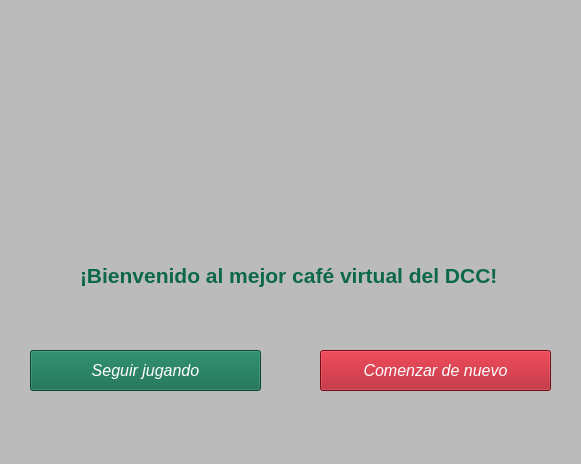
<?xml version="1.0" encoding="UTF-8"?>
<ui version="4.0">
 <class>Ventana_inicial</class>
 <widget class="QWidget" name="Ventana_inicial">
  <property name="geometry">
   <rect>
    <x>0</x>
    <y>0</y>
    <width>581</width>
    <height>464</height>
   </rect>
  </property>
  <property name="palette">
   <palette>
    <active>
     <colorrole role="WindowText">
      <brush brushstyle="SolidPattern">
       <color alpha="255">
        <red>0</red>
        <green>0</green>
        <blue>0</blue>
       </color>
      </brush>
     </colorrole>
     <colorrole role="Button">
      <brush brushstyle="SolidPattern">
       <color alpha="255">
        <red>187</red>
        <green>187</green>
        <blue>187</blue>
       </color>
      </brush>
     </colorrole>
     <colorrole role="Light">
      <brush brushstyle="SolidPattern">
       <color alpha="255">
        <red>255</red>
        <green>255</green>
        <blue>255</blue>
       </color>
      </brush>
     </colorrole>
     <colorrole role="Midlight">
      <brush brushstyle="SolidPattern">
       <color alpha="255">
        <red>221</red>
        <green>221</green>
        <blue>221</blue>
       </color>
      </brush>
     </colorrole>
     <colorrole role="Dark">
      <brush brushstyle="SolidPattern">
       <color alpha="255">
        <red>93</red>
        <green>93</green>
        <blue>93</blue>
       </color>
      </brush>
     </colorrole>
     <colorrole role="Mid">
      <brush brushstyle="SolidPattern">
       <color alpha="255">
        <red>125</red>
        <green>125</green>
        <blue>125</blue>
       </color>
      </brush>
     </colorrole>
     <colorrole role="Text">
      <brush brushstyle="SolidPattern">
       <color alpha="255">
        <red>0</red>
        <green>0</green>
        <blue>0</blue>
       </color>
      </brush>
     </colorrole>
     <colorrole role="BrightText">
      <brush brushstyle="SolidPattern">
       <color alpha="255">
        <red>255</red>
        <green>255</green>
        <blue>255</blue>
       </color>
      </brush>
     </colorrole>
     <colorrole role="ButtonText">
      <brush brushstyle="SolidPattern">
       <color alpha="255">
        <red>0</red>
        <green>0</green>
        <blue>0</blue>
       </color>
      </brush>
     </colorrole>
     <colorrole role="Base">
      <brush brushstyle="SolidPattern">
       <color alpha="255">
        <red>255</red>
        <green>255</green>
        <blue>255</blue>
       </color>
      </brush>
     </colorrole>
     <colorrole role="Window">
      <brush brushstyle="SolidPattern">
       <color alpha="255">
        <red>187</red>
        <green>187</green>
        <blue>187</blue>
       </color>
      </brush>
     </colorrole>
     <colorrole role="Shadow">
      <brush brushstyle="SolidPattern">
       <color alpha="255">
        <red>0</red>
        <green>0</green>
        <blue>0</blue>
       </color>
      </brush>
     </colorrole>
     <colorrole role="AlternateBase">
      <brush brushstyle="SolidPattern">
       <color alpha="255">
        <red>221</red>
        <green>221</green>
        <blue>221</blue>
       </color>
      </brush>
     </colorrole>
     <colorrole role="ToolTipBase">
      <brush brushstyle="SolidPattern">
       <color alpha="255">
        <red>255</red>
        <green>255</green>
        <blue>220</blue>
       </color>
      </brush>
     </colorrole>
     <colorrole role="ToolTipText">
      <brush brushstyle="SolidPattern">
       <color alpha="255">
        <red>0</red>
        <green>0</green>
        <blue>0</blue>
       </color>
      </brush>
     </colorrole>
     <colorrole role="PlaceholderText">
      <brush brushstyle="SolidPattern">
       <color alpha="128">
        <red>0</red>
        <green>0</green>
        <blue>0</blue>
       </color>
      </brush>
     </colorrole>
    </active>
    <inactive>
     <colorrole role="WindowText">
      <brush brushstyle="SolidPattern">
       <color alpha="255">
        <red>0</red>
        <green>0</green>
        <blue>0</blue>
       </color>
      </brush>
     </colorrole>
     <colorrole role="Button">
      <brush brushstyle="SolidPattern">
       <color alpha="255">
        <red>187</red>
        <green>187</green>
        <blue>187</blue>
       </color>
      </brush>
     </colorrole>
     <colorrole role="Light">
      <brush brushstyle="SolidPattern">
       <color alpha="255">
        <red>255</red>
        <green>255</green>
        <blue>255</blue>
       </color>
      </brush>
     </colorrole>
     <colorrole role="Midlight">
      <brush brushstyle="SolidPattern">
       <color alpha="255">
        <red>221</red>
        <green>221</green>
        <blue>221</blue>
       </color>
      </brush>
     </colorrole>
     <colorrole role="Dark">
      <brush brushstyle="SolidPattern">
       <color alpha="255">
        <red>93</red>
        <green>93</green>
        <blue>93</blue>
       </color>
      </brush>
     </colorrole>
     <colorrole role="Mid">
      <brush brushstyle="SolidPattern">
       <color alpha="255">
        <red>125</red>
        <green>125</green>
        <blue>125</blue>
       </color>
      </brush>
     </colorrole>
     <colorrole role="Text">
      <brush brushstyle="SolidPattern">
       <color alpha="255">
        <red>0</red>
        <green>0</green>
        <blue>0</blue>
       </color>
      </brush>
     </colorrole>
     <colorrole role="BrightText">
      <brush brushstyle="SolidPattern">
       <color alpha="255">
        <red>255</red>
        <green>255</green>
        <blue>255</blue>
       </color>
      </brush>
     </colorrole>
     <colorrole role="ButtonText">
      <brush brushstyle="SolidPattern">
       <color alpha="255">
        <red>0</red>
        <green>0</green>
        <blue>0</blue>
       </color>
      </brush>
     </colorrole>
     <colorrole role="Base">
      <brush brushstyle="SolidPattern">
       <color alpha="255">
        <red>255</red>
        <green>255</green>
        <blue>255</blue>
       </color>
      </brush>
     </colorrole>
     <colorrole role="Window">
      <brush brushstyle="SolidPattern">
       <color alpha="255">
        <red>187</red>
        <green>187</green>
        <blue>187</blue>
       </color>
      </brush>
     </colorrole>
     <colorrole role="Shadow">
      <brush brushstyle="SolidPattern">
       <color alpha="255">
        <red>0</red>
        <green>0</green>
        <blue>0</blue>
       </color>
      </brush>
     </colorrole>
     <colorrole role="AlternateBase">
      <brush brushstyle="SolidPattern">
       <color alpha="255">
        <red>221</red>
        <green>221</green>
        <blue>221</blue>
       </color>
      </brush>
     </colorrole>
     <colorrole role="ToolTipBase">
      <brush brushstyle="SolidPattern">
       <color alpha="255">
        <red>255</red>
        <green>255</green>
        <blue>220</blue>
       </color>
      </brush>
     </colorrole>
     <colorrole role="ToolTipText">
      <brush brushstyle="SolidPattern">
       <color alpha="255">
        <red>0</red>
        <green>0</green>
        <blue>0</blue>
       </color>
      </brush>
     </colorrole>
     <colorrole role="PlaceholderText">
      <brush brushstyle="SolidPattern">
       <color alpha="128">
        <red>0</red>
        <green>0</green>
        <blue>0</blue>
       </color>
      </brush>
     </colorrole>
    </inactive>
    <disabled>
     <colorrole role="WindowText">
      <brush brushstyle="SolidPattern">
       <color alpha="255">
        <red>93</red>
        <green>93</green>
        <blue>93</blue>
       </color>
      </brush>
     </colorrole>
     <colorrole role="Button">
      <brush brushstyle="SolidPattern">
       <color alpha="255">
        <red>187</red>
        <green>187</green>
        <blue>187</blue>
       </color>
      </brush>
     </colorrole>
     <colorrole role="Light">
      <brush brushstyle="SolidPattern">
       <color alpha="255">
        <red>255</red>
        <green>255</green>
        <blue>255</blue>
       </color>
      </brush>
     </colorrole>
     <colorrole role="Midlight">
      <brush brushstyle="SolidPattern">
       <color alpha="255">
        <red>221</red>
        <green>221</green>
        <blue>221</blue>
       </color>
      </brush>
     </colorrole>
     <colorrole role="Dark">
      <brush brushstyle="SolidPattern">
       <color alpha="255">
        <red>93</red>
        <green>93</green>
        <blue>93</blue>
       </color>
      </brush>
     </colorrole>
     <colorrole role="Mid">
      <brush brushstyle="SolidPattern">
       <color alpha="255">
        <red>125</red>
        <green>125</green>
        <blue>125</blue>
       </color>
      </brush>
     </colorrole>
     <colorrole role="Text">
      <brush brushstyle="SolidPattern">
       <color alpha="255">
        <red>93</red>
        <green>93</green>
        <blue>93</blue>
       </color>
      </brush>
     </colorrole>
     <colorrole role="BrightText">
      <brush brushstyle="SolidPattern">
       <color alpha="255">
        <red>255</red>
        <green>255</green>
        <blue>255</blue>
       </color>
      </brush>
     </colorrole>
     <colorrole role="ButtonText">
      <brush brushstyle="SolidPattern">
       <color alpha="255">
        <red>93</red>
        <green>93</green>
        <blue>93</blue>
       </color>
      </brush>
     </colorrole>
     <colorrole role="Base">
      <brush brushstyle="SolidPattern">
       <color alpha="255">
        <red>187</red>
        <green>187</green>
        <blue>187</blue>
       </color>
      </brush>
     </colorrole>
     <colorrole role="Window">
      <brush brushstyle="SolidPattern">
       <color alpha="255">
        <red>187</red>
        <green>187</green>
        <blue>187</blue>
       </color>
      </brush>
     </colorrole>
     <colorrole role="Shadow">
      <brush brushstyle="SolidPattern">
       <color alpha="255">
        <red>0</red>
        <green>0</green>
        <blue>0</blue>
       </color>
      </brush>
     </colorrole>
     <colorrole role="AlternateBase">
      <brush brushstyle="SolidPattern">
       <color alpha="255">
        <red>187</red>
        <green>187</green>
        <blue>187</blue>
       </color>
      </brush>
     </colorrole>
     <colorrole role="ToolTipBase">
      <brush brushstyle="SolidPattern">
       <color alpha="255">
        <red>255</red>
        <green>255</green>
        <blue>220</blue>
       </color>
      </brush>
     </colorrole>
     <colorrole role="ToolTipText">
      <brush brushstyle="SolidPattern">
       <color alpha="255">
        <red>0</red>
        <green>0</green>
        <blue>0</blue>
       </color>
      </brush>
     </colorrole>
     <colorrole role="PlaceholderText">
      <brush brushstyle="SolidPattern">
       <color alpha="128">
        <red>0</red>
        <green>0</green>
        <blue>0</blue>
       </color>
      </brush>
     </colorrole>
    </disabled>
   </palette>
  </property>
  <property name="windowTitle">
   <string>Form</string>
  </property>
  <widget class="QLabel" name="label">
   <property name="geometry">
    <rect>
     <x>80</x>
     <y>30</y>
     <width>421</width>
     <height>171</height>
    </rect>
   </property>
   <property name="text">
    <string/>
   </property>
   <property name="pixmap">
    <pixmap>sprites/otros/logo_blanco.png</pixmap>
   </property>
   <property name="scaledContents">
    <bool>true</bool>
   </property>
  </widget>
  <widget class="QLabel" name="label_bienvenida">
   <property name="geometry">
    <rect>
     <x>80</x>
     <y>260</y>
     <width>421</width>
     <height>31</height>
    </rect>
   </property>
   <property name="palette">
    <palette>
     <active>
      <colorrole role="WindowText">
       <brush brushstyle="SolidPattern">
        <color alpha="255">
         <red>12</red>
         <green>104</green>
         <blue>73</blue>
        </color>
       </brush>
      </colorrole>
      <colorrole role="Button">
       <brush brushstyle="SolidPattern">
        <color alpha="255">
         <red>12</red>
         <green>104</green>
         <blue>73</blue>
        </color>
       </brush>
      </colorrole>
      <colorrole role="Light">
       <brush brushstyle="SolidPattern">
        <color alpha="255">
         <red>18</red>
         <green>156</green>
         <blue>109</blue>
        </color>
       </brush>
      </colorrole>
      <colorrole role="Midlight">
       <brush brushstyle="SolidPattern">
        <color alpha="255">
         <red>15</red>
         <green>130</green>
         <blue>91</blue>
        </color>
       </brush>
      </colorrole>
      <colorrole role="Dark">
       <brush brushstyle="SolidPattern">
        <color alpha="255">
         <red>6</red>
         <green>52</green>
         <blue>36</blue>
        </color>
       </brush>
      </colorrole>
      <colorrole role="Mid">
       <brush brushstyle="SolidPattern">
        <color alpha="255">
         <red>8</red>
         <green>69</green>
         <blue>48</blue>
        </color>
       </brush>
      </colorrole>
      <colorrole role="Text">
       <brush brushstyle="SolidPattern">
        <color alpha="255">
         <red>12</red>
         <green>104</green>
         <blue>73</blue>
        </color>
       </brush>
      </colorrole>
      <colorrole role="BrightText">
       <brush brushstyle="SolidPattern">
        <color alpha="255">
         <red>255</red>
         <green>255</green>
         <blue>255</blue>
        </color>
       </brush>
      </colorrole>
      <colorrole role="ButtonText">
       <brush brushstyle="SolidPattern">
        <color alpha="255">
         <red>255</red>
         <green>255</green>
         <blue>255</blue>
        </color>
       </brush>
      </colorrole>
      <colorrole role="Base">
       <brush brushstyle="SolidPattern">
        <color alpha="255">
         <red>0</red>
         <green>0</green>
         <blue>0</blue>
        </color>
       </brush>
      </colorrole>
      <colorrole role="Window">
       <brush brushstyle="SolidPattern">
        <color alpha="255">
         <red>12</red>
         <green>104</green>
         <blue>73</blue>
        </color>
       </brush>
      </colorrole>
      <colorrole role="Shadow">
       <brush brushstyle="SolidPattern">
        <color alpha="255">
         <red>0</red>
         <green>0</green>
         <blue>0</blue>
        </color>
       </brush>
      </colorrole>
      <colorrole role="AlternateBase">
       <brush brushstyle="SolidPattern">
        <color alpha="255">
         <red>6</red>
         <green>52</green>
         <blue>36</blue>
        </color>
       </brush>
      </colorrole>
      <colorrole role="ToolTipBase">
       <brush brushstyle="SolidPattern">
        <color alpha="255">
         <red>255</red>
         <green>255</green>
         <blue>220</blue>
        </color>
       </brush>
      </colorrole>
      <colorrole role="ToolTipText">
       <brush brushstyle="SolidPattern">
        <color alpha="255">
         <red>0</red>
         <green>0</green>
         <blue>0</blue>
        </color>
       </brush>
      </colorrole>
      <colorrole role="PlaceholderText">
       <brush brushstyle="SolidPattern">
        <color alpha="128">
         <red>255</red>
         <green>255</green>
         <blue>255</blue>
        </color>
       </brush>
      </colorrole>
     </active>
     <inactive>
      <colorrole role="WindowText">
       <brush brushstyle="SolidPattern">
        <color alpha="255">
         <red>12</red>
         <green>104</green>
         <blue>73</blue>
        </color>
       </brush>
      </colorrole>
      <colorrole role="Button">
       <brush brushstyle="SolidPattern">
        <color alpha="255">
         <red>12</red>
         <green>104</green>
         <blue>73</blue>
        </color>
       </brush>
      </colorrole>
      <colorrole role="Light">
       <brush brushstyle="SolidPattern">
        <color alpha="255">
         <red>18</red>
         <green>156</green>
         <blue>109</blue>
        </color>
       </brush>
      </colorrole>
      <colorrole role="Midlight">
       <brush brushstyle="SolidPattern">
        <color alpha="255">
         <red>15</red>
         <green>130</green>
         <blue>91</blue>
        </color>
       </brush>
      </colorrole>
      <colorrole role="Dark">
       <brush brushstyle="SolidPattern">
        <color alpha="255">
         <red>6</red>
         <green>52</green>
         <blue>36</blue>
        </color>
       </brush>
      </colorrole>
      <colorrole role="Mid">
       <brush brushstyle="SolidPattern">
        <color alpha="255">
         <red>8</red>
         <green>69</green>
         <blue>48</blue>
        </color>
       </brush>
      </colorrole>
      <colorrole role="Text">
       <brush brushstyle="SolidPattern">
        <color alpha="255">
         <red>12</red>
         <green>104</green>
         <blue>73</blue>
        </color>
       </brush>
      </colorrole>
      <colorrole role="BrightText">
       <brush brushstyle="SolidPattern">
        <color alpha="255">
         <red>255</red>
         <green>255</green>
         <blue>255</blue>
        </color>
       </brush>
      </colorrole>
      <colorrole role="ButtonText">
       <brush brushstyle="SolidPattern">
        <color alpha="255">
         <red>255</red>
         <green>255</green>
         <blue>255</blue>
        </color>
       </brush>
      </colorrole>
      <colorrole role="Base">
       <brush brushstyle="SolidPattern">
        <color alpha="255">
         <red>0</red>
         <green>0</green>
         <blue>0</blue>
        </color>
       </brush>
      </colorrole>
      <colorrole role="Window">
       <brush brushstyle="SolidPattern">
        <color alpha="255">
         <red>12</red>
         <green>104</green>
         <blue>73</blue>
        </color>
       </brush>
      </colorrole>
      <colorrole role="Shadow">
       <brush brushstyle="SolidPattern">
        <color alpha="255">
         <red>0</red>
         <green>0</green>
         <blue>0</blue>
        </color>
       </brush>
      </colorrole>
      <colorrole role="AlternateBase">
       <brush brushstyle="SolidPattern">
        <color alpha="255">
         <red>6</red>
         <green>52</green>
         <blue>36</blue>
        </color>
       </brush>
      </colorrole>
      <colorrole role="ToolTipBase">
       <brush brushstyle="SolidPattern">
        <color alpha="255">
         <red>255</red>
         <green>255</green>
         <blue>220</blue>
        </color>
       </brush>
      </colorrole>
      <colorrole role="ToolTipText">
       <brush brushstyle="SolidPattern">
        <color alpha="255">
         <red>0</red>
         <green>0</green>
         <blue>0</blue>
        </color>
       </brush>
      </colorrole>
      <colorrole role="PlaceholderText">
       <brush brushstyle="SolidPattern">
        <color alpha="128">
         <red>255</red>
         <green>255</green>
         <blue>255</blue>
        </color>
       </brush>
      </colorrole>
     </inactive>
     <disabled>
      <colorrole role="WindowText">
       <brush brushstyle="SolidPattern">
        <color alpha="255">
         <red>6</red>
         <green>52</green>
         <blue>36</blue>
        </color>
       </brush>
      </colorrole>
      <colorrole role="Button">
       <brush brushstyle="SolidPattern">
        <color alpha="255">
         <red>12</red>
         <green>104</green>
         <blue>73</blue>
        </color>
       </brush>
      </colorrole>
      <colorrole role="Light">
       <brush brushstyle="SolidPattern">
        <color alpha="255">
         <red>18</red>
         <green>156</green>
         <blue>109</blue>
        </color>
       </brush>
      </colorrole>
      <colorrole role="Midlight">
       <brush brushstyle="SolidPattern">
        <color alpha="255">
         <red>15</red>
         <green>130</green>
         <blue>91</blue>
        </color>
       </brush>
      </colorrole>
      <colorrole role="Dark">
       <brush brushstyle="SolidPattern">
        <color alpha="255">
         <red>6</red>
         <green>52</green>
         <blue>36</blue>
        </color>
       </brush>
      </colorrole>
      <colorrole role="Mid">
       <brush brushstyle="SolidPattern">
        <color alpha="255">
         <red>8</red>
         <green>69</green>
         <blue>48</blue>
        </color>
       </brush>
      </colorrole>
      <colorrole role="Text">
       <brush brushstyle="SolidPattern">
        <color alpha="255">
         <red>6</red>
         <green>52</green>
         <blue>36</blue>
        </color>
       </brush>
      </colorrole>
      <colorrole role="BrightText">
       <brush brushstyle="SolidPattern">
        <color alpha="255">
         <red>255</red>
         <green>255</green>
         <blue>255</blue>
        </color>
       </brush>
      </colorrole>
      <colorrole role="ButtonText">
       <brush brushstyle="SolidPattern">
        <color alpha="255">
         <red>6</red>
         <green>52</green>
         <blue>36</blue>
        </color>
       </brush>
      </colorrole>
      <colorrole role="Base">
       <brush brushstyle="SolidPattern">
        <color alpha="255">
         <red>12</red>
         <green>104</green>
         <blue>73</blue>
        </color>
       </brush>
      </colorrole>
      <colorrole role="Window">
       <brush brushstyle="SolidPattern">
        <color alpha="255">
         <red>12</red>
         <green>104</green>
         <blue>73</blue>
        </color>
       </brush>
      </colorrole>
      <colorrole role="Shadow">
       <brush brushstyle="SolidPattern">
        <color alpha="255">
         <red>0</red>
         <green>0</green>
         <blue>0</blue>
        </color>
       </brush>
      </colorrole>
      <colorrole role="AlternateBase">
       <brush brushstyle="SolidPattern">
        <color alpha="255">
         <red>12</red>
         <green>104</green>
         <blue>73</blue>
        </color>
       </brush>
      </colorrole>
      <colorrole role="ToolTipBase">
       <brush brushstyle="SolidPattern">
        <color alpha="255">
         <red>255</red>
         <green>255</green>
         <blue>220</blue>
        </color>
       </brush>
      </colorrole>
      <colorrole role="ToolTipText">
       <brush brushstyle="SolidPattern">
        <color alpha="255">
         <red>0</red>
         <green>0</green>
         <blue>0</blue>
        </color>
       </brush>
      </colorrole>
      <colorrole role="PlaceholderText">
       <brush brushstyle="SolidPattern">
        <color alpha="128">
         <red>255</red>
         <green>255</green>
         <blue>255</blue>
        </color>
       </brush>
      </colorrole>
     </disabled>
    </palette>
   </property>
   <property name="font">
    <font>
     <family>Arial</family>
     <pointsize>16</pointsize>
     <weight>75</weight>
     <bold>true</bold>
    </font>
   </property>
   <property name="text">
    <string>¡Bienvenido al mejor café virtual del DCC!</string>
   </property>
  </widget>
  <widget class="QPushButton" name="boton_denuevo">
   <property name="enabled">
    <bool>true</bool>
   </property>
   <property name="geometry">
    <rect>
     <x>320</x>
     <y>350</y>
     <width>231</width>
     <height>41</height>
    </rect>
   </property>
   <property name="palette">
    <palette>
     <active>
      <colorrole role="WindowText">
       <brush brushstyle="SolidPattern">
        <color alpha="255">
         <red>255</red>
         <green>255</green>
         <blue>255</blue>
        </color>
       </brush>
      </colorrole>
      <colorrole role="Button">
       <brush brushstyle="SolidPattern">
        <color alpha="255">
         <red>171</red>
         <green>14</green>
         <blue>28</blue>
        </color>
       </brush>
      </colorrole>
      <colorrole role="Light">
       <brush brushstyle="SolidPattern">
        <color alpha="255">
         <red>252</red>
         <green>6</green>
         <blue>27</blue>
        </color>
       </brush>
      </colorrole>
      <colorrole role="Midlight">
       <brush brushstyle="SolidPattern">
        <color alpha="255">
         <red>210</red>
         <green>5</green>
         <blue>22</blue>
        </color>
       </brush>
      </colorrole>
      <colorrole role="Dark">
       <brush brushstyle="SolidPattern">
        <color alpha="255">
         <red>84</red>
         <green>2</green>
         <blue>9</blue>
        </color>
       </brush>
      </colorrole>
      <colorrole role="Mid">
       <brush brushstyle="SolidPattern">
        <color alpha="255">
         <red>112</red>
         <green>2</green>
         <blue>12</blue>
        </color>
       </brush>
      </colorrole>
      <colorrole role="Text">
       <brush brushstyle="SolidPattern">
        <color alpha="255">
         <red>255</red>
         <green>255</green>
         <blue>255</blue>
        </color>
       </brush>
      </colorrole>
      <colorrole role="BrightText">
       <brush brushstyle="SolidPattern">
        <color alpha="255">
         <red>255</red>
         <green>255</green>
         <blue>255</blue>
        </color>
       </brush>
      </colorrole>
      <colorrole role="ButtonText">
       <brush brushstyle="SolidPattern">
        <color alpha="255">
         <red>255</red>
         <green>255</green>
         <blue>255</blue>
        </color>
       </brush>
      </colorrole>
      <colorrole role="Base">
       <brush brushstyle="SolidPattern">
        <color alpha="255">
         <red>171</red>
         <green>14</green>
         <blue>28</blue>
        </color>
       </brush>
      </colorrole>
      <colorrole role="Window">
       <brush brushstyle="SolidPattern">
        <color alpha="255">
         <red>171</red>
         <green>14</green>
         <blue>28</blue>
        </color>
       </brush>
      </colorrole>
      <colorrole role="Shadow">
       <brush brushstyle="SolidPattern">
        <color alpha="255">
         <red>0</red>
         <green>0</green>
         <blue>0</blue>
        </color>
       </brush>
      </colorrole>
      <colorrole role="AlternateBase">
       <brush brushstyle="SolidPattern">
        <color alpha="255">
         <red>211</red>
         <green>129</green>
         <blue>136</blue>
        </color>
       </brush>
      </colorrole>
      <colorrole role="ToolTipBase">
       <brush brushstyle="SolidPattern">
        <color alpha="255">
         <red>255</red>
         <green>255</green>
         <blue>220</blue>
        </color>
       </brush>
      </colorrole>
      <colorrole role="ToolTipText">
       <brush brushstyle="SolidPattern">
        <color alpha="255">
         <red>255</red>
         <green>255</green>
         <blue>255</blue>
        </color>
       </brush>
      </colorrole>
      <colorrole role="PlaceholderText">
       <brush brushstyle="SolidPattern">
        <color alpha="128">
         <red>0</red>
         <green>0</green>
         <blue>0</blue>
        </color>
       </brush>
      </colorrole>
     </active>
     <inactive>
      <colorrole role="WindowText">
       <brush brushstyle="SolidPattern">
        <color alpha="255">
         <red>255</red>
         <green>255</green>
         <blue>255</blue>
        </color>
       </brush>
      </colorrole>
      <colorrole role="Button">
       <brush brushstyle="SolidPattern">
        <color alpha="255">
         <red>171</red>
         <green>14</green>
         <blue>28</blue>
        </color>
       </brush>
      </colorrole>
      <colorrole role="Light">
       <brush brushstyle="SolidPattern">
        <color alpha="255">
         <red>252</red>
         <green>6</green>
         <blue>27</blue>
        </color>
       </brush>
      </colorrole>
      <colorrole role="Midlight">
       <brush brushstyle="SolidPattern">
        <color alpha="255">
         <red>210</red>
         <green>5</green>
         <blue>22</blue>
        </color>
       </brush>
      </colorrole>
      <colorrole role="Dark">
       <brush brushstyle="SolidPattern">
        <color alpha="255">
         <red>84</red>
         <green>2</green>
         <blue>9</blue>
        </color>
       </brush>
      </colorrole>
      <colorrole role="Mid">
       <brush brushstyle="SolidPattern">
        <color alpha="255">
         <red>112</red>
         <green>2</green>
         <blue>12</blue>
        </color>
       </brush>
      </colorrole>
      <colorrole role="Text">
       <brush brushstyle="SolidPattern">
        <color alpha="255">
         <red>255</red>
         <green>255</green>
         <blue>255</blue>
        </color>
       </brush>
      </colorrole>
      <colorrole role="BrightText">
       <brush brushstyle="SolidPattern">
        <color alpha="255">
         <red>255</red>
         <green>255</green>
         <blue>255</blue>
        </color>
       </brush>
      </colorrole>
      <colorrole role="ButtonText">
       <brush brushstyle="SolidPattern">
        <color alpha="255">
         <red>255</red>
         <green>255</green>
         <blue>255</blue>
        </color>
       </brush>
      </colorrole>
      <colorrole role="Base">
       <brush brushstyle="SolidPattern">
        <color alpha="255">
         <red>171</red>
         <green>14</green>
         <blue>28</blue>
        </color>
       </brush>
      </colorrole>
      <colorrole role="Window">
       <brush brushstyle="SolidPattern">
        <color alpha="255">
         <red>171</red>
         <green>14</green>
         <blue>28</blue>
        </color>
       </brush>
      </colorrole>
      <colorrole role="Shadow">
       <brush brushstyle="SolidPattern">
        <color alpha="255">
         <red>0</red>
         <green>0</green>
         <blue>0</blue>
        </color>
       </brush>
      </colorrole>
      <colorrole role="AlternateBase">
       <brush brushstyle="SolidPattern">
        <color alpha="255">
         <red>211</red>
         <green>129</green>
         <blue>136</blue>
        </color>
       </brush>
      </colorrole>
      <colorrole role="ToolTipBase">
       <brush brushstyle="SolidPattern">
        <color alpha="255">
         <red>255</red>
         <green>255</green>
         <blue>220</blue>
        </color>
       </brush>
      </colorrole>
      <colorrole role="ToolTipText">
       <brush brushstyle="SolidPattern">
        <color alpha="255">
         <red>255</red>
         <green>255</green>
         <blue>255</blue>
        </color>
       </brush>
      </colorrole>
      <colorrole role="PlaceholderText">
       <brush brushstyle="SolidPattern">
        <color alpha="128">
         <red>0</red>
         <green>0</green>
         <blue>0</blue>
        </color>
       </brush>
      </colorrole>
     </inactive>
     <disabled>
      <colorrole role="WindowText">
       <brush brushstyle="SolidPattern">
        <color alpha="255">
         <red>84</red>
         <green>2</green>
         <blue>9</blue>
        </color>
       </brush>
      </colorrole>
      <colorrole role="Button">
       <brush brushstyle="SolidPattern">
        <color alpha="255">
         <red>171</red>
         <green>14</green>
         <blue>28</blue>
        </color>
       </brush>
      </colorrole>
      <colorrole role="Light">
       <brush brushstyle="SolidPattern">
        <color alpha="255">
         <red>252</red>
         <green>6</green>
         <blue>27</blue>
        </color>
       </brush>
      </colorrole>
      <colorrole role="Midlight">
       <brush brushstyle="SolidPattern">
        <color alpha="255">
         <red>210</red>
         <green>5</green>
         <blue>22</blue>
        </color>
       </brush>
      </colorrole>
      <colorrole role="Dark">
       <brush brushstyle="SolidPattern">
        <color alpha="255">
         <red>84</red>
         <green>2</green>
         <blue>9</blue>
        </color>
       </brush>
      </colorrole>
      <colorrole role="Mid">
       <brush brushstyle="SolidPattern">
        <color alpha="255">
         <red>112</red>
         <green>2</green>
         <blue>12</blue>
        </color>
       </brush>
      </colorrole>
      <colorrole role="Text">
       <brush brushstyle="SolidPattern">
        <color alpha="255">
         <red>84</red>
         <green>2</green>
         <blue>9</blue>
        </color>
       </brush>
      </colorrole>
      <colorrole role="BrightText">
       <brush brushstyle="SolidPattern">
        <color alpha="255">
         <red>255</red>
         <green>255</green>
         <blue>255</blue>
        </color>
       </brush>
      </colorrole>
      <colorrole role="ButtonText">
       <brush brushstyle="SolidPattern">
        <color alpha="255">
         <red>84</red>
         <green>2</green>
         <blue>9</blue>
        </color>
       </brush>
      </colorrole>
      <colorrole role="Base">
       <brush brushstyle="SolidPattern">
        <color alpha="255">
         <red>171</red>
         <green>14</green>
         <blue>28</blue>
        </color>
       </brush>
      </colorrole>
      <colorrole role="Window">
       <brush brushstyle="SolidPattern">
        <color alpha="255">
         <red>171</red>
         <green>14</green>
         <blue>28</blue>
        </color>
       </brush>
      </colorrole>
      <colorrole role="Shadow">
       <brush brushstyle="SolidPattern">
        <color alpha="255">
         <red>0</red>
         <green>0</green>
         <blue>0</blue>
        </color>
       </brush>
      </colorrole>
      <colorrole role="AlternateBase">
       <brush brushstyle="SolidPattern">
        <color alpha="255">
         <red>168</red>
         <green>4</green>
         <blue>18</blue>
        </color>
       </brush>
      </colorrole>
      <colorrole role="ToolTipBase">
       <brush brushstyle="SolidPattern">
        <color alpha="255">
         <red>255</red>
         <green>255</green>
         <blue>220</blue>
        </color>
       </brush>
      </colorrole>
      <colorrole role="ToolTipText">
       <brush brushstyle="SolidPattern">
        <color alpha="255">
         <red>255</red>
         <green>255</green>
         <blue>255</blue>
        </color>
       </brush>
      </colorrole>
      <colorrole role="PlaceholderText">
       <brush brushstyle="SolidPattern">
        <color alpha="128">
         <red>0</red>
         <green>0</green>
         <blue>0</blue>
        </color>
       </brush>
      </colorrole>
     </disabled>
    </palette>
   </property>
   <property name="font">
    <font>
     <family>Arial</family>
     <pointsize>12</pointsize>
     <italic>true</italic>
    </font>
   </property>
   <property name="styleSheet">
    <string notr="true">background-color:#ab0e1c</string>
   </property>
   <property name="text">
    <string>Comenzar de nuevo</string>
   </property>
  </widget>
  <widget class="QPushButton" name="boton_seguir">
   <property name="geometry">
    <rect>
     <x>30</x>
     <y>350</y>
     <width>231</width>
     <height>41</height>
    </rect>
   </property>
   <property name="palette">
    <palette>
     <active>
      <colorrole role="WindowText">
       <brush brushstyle="SolidPattern">
        <color alpha="255">
         <red>255</red>
         <green>255</green>
         <blue>255</blue>
        </color>
       </brush>
      </colorrole>
      <colorrole role="Button">
       <brush brushstyle="SolidPattern">
        <color alpha="255">
         <red>12</red>
         <green>104</green>
         <blue>73</blue>
        </color>
       </brush>
      </colorrole>
      <colorrole role="Light">
       <brush brushstyle="SolidPattern">
        <color alpha="255">
         <red>18</red>
         <green>156</green>
         <blue>109</blue>
        </color>
       </brush>
      </colorrole>
      <colorrole role="Midlight">
       <brush brushstyle="SolidPattern">
        <color alpha="255">
         <red>15</red>
         <green>130</green>
         <blue>91</blue>
        </color>
       </brush>
      </colorrole>
      <colorrole role="Dark">
       <brush brushstyle="SolidPattern">
        <color alpha="255">
         <red>6</red>
         <green>52</green>
         <blue>36</blue>
        </color>
       </brush>
      </colorrole>
      <colorrole role="Mid">
       <brush brushstyle="SolidPattern">
        <color alpha="255">
         <red>8</red>
         <green>69</green>
         <blue>48</blue>
        </color>
       </brush>
      </colorrole>
      <colorrole role="Text">
       <brush brushstyle="SolidPattern">
        <color alpha="255">
         <red>255</red>
         <green>255</green>
         <blue>255</blue>
        </color>
       </brush>
      </colorrole>
      <colorrole role="BrightText">
       <brush brushstyle="SolidPattern">
        <color alpha="255">
         <red>255</red>
         <green>255</green>
         <blue>255</blue>
        </color>
       </brush>
      </colorrole>
      <colorrole role="ButtonText">
       <brush brushstyle="SolidPattern">
        <color alpha="255">
         <red>255</red>
         <green>255</green>
         <blue>255</blue>
        </color>
       </brush>
      </colorrole>
      <colorrole role="Base">
       <brush brushstyle="SolidPattern">
        <color alpha="255">
         <red>12</red>
         <green>104</green>
         <blue>73</blue>
        </color>
       </brush>
      </colorrole>
      <colorrole role="Window">
       <brush brushstyle="SolidPattern">
        <color alpha="255">
         <red>12</red>
         <green>104</green>
         <blue>73</blue>
        </color>
       </brush>
      </colorrole>
      <colorrole role="Shadow">
       <brush brushstyle="SolidPattern">
        <color alpha="255">
         <red>0</red>
         <green>0</green>
         <blue>0</blue>
        </color>
       </brush>
      </colorrole>
      <colorrole role="AlternateBase">
       <brush brushstyle="SolidPattern">
        <color alpha="255">
         <red>6</red>
         <green>52</green>
         <blue>36</blue>
        </color>
       </brush>
      </colorrole>
      <colorrole role="ToolTipBase">
       <brush brushstyle="SolidPattern">
        <color alpha="255">
         <red>255</red>
         <green>255</green>
         <blue>220</blue>
        </color>
       </brush>
      </colorrole>
      <colorrole role="ToolTipText">
       <brush brushstyle="SolidPattern">
        <color alpha="255">
         <red>0</red>
         <green>0</green>
         <blue>0</blue>
        </color>
       </brush>
      </colorrole>
      <colorrole role="PlaceholderText">
       <brush brushstyle="SolidPattern">
        <color alpha="128">
         <red>255</red>
         <green>255</green>
         <blue>255</blue>
        </color>
       </brush>
      </colorrole>
     </active>
     <inactive>
      <colorrole role="WindowText">
       <brush brushstyle="SolidPattern">
        <color alpha="255">
         <red>255</red>
         <green>255</green>
         <blue>255</blue>
        </color>
       </brush>
      </colorrole>
      <colorrole role="Button">
       <brush brushstyle="SolidPattern">
        <color alpha="255">
         <red>12</red>
         <green>104</green>
         <blue>73</blue>
        </color>
       </brush>
      </colorrole>
      <colorrole role="Light">
       <brush brushstyle="SolidPattern">
        <color alpha="255">
         <red>18</red>
         <green>156</green>
         <blue>109</blue>
        </color>
       </brush>
      </colorrole>
      <colorrole role="Midlight">
       <brush brushstyle="SolidPattern">
        <color alpha="255">
         <red>15</red>
         <green>130</green>
         <blue>91</blue>
        </color>
       </brush>
      </colorrole>
      <colorrole role="Dark">
       <brush brushstyle="SolidPattern">
        <color alpha="255">
         <red>6</red>
         <green>52</green>
         <blue>36</blue>
        </color>
       </brush>
      </colorrole>
      <colorrole role="Mid">
       <brush brushstyle="SolidPattern">
        <color alpha="255">
         <red>8</red>
         <green>69</green>
         <blue>48</blue>
        </color>
       </brush>
      </colorrole>
      <colorrole role="Text">
       <brush brushstyle="SolidPattern">
        <color alpha="255">
         <red>255</red>
         <green>255</green>
         <blue>255</blue>
        </color>
       </brush>
      </colorrole>
      <colorrole role="BrightText">
       <brush brushstyle="SolidPattern">
        <color alpha="255">
         <red>255</red>
         <green>255</green>
         <blue>255</blue>
        </color>
       </brush>
      </colorrole>
      <colorrole role="ButtonText">
       <brush brushstyle="SolidPattern">
        <color alpha="255">
         <red>255</red>
         <green>255</green>
         <blue>255</blue>
        </color>
       </brush>
      </colorrole>
      <colorrole role="Base">
       <brush brushstyle="SolidPattern">
        <color alpha="255">
         <red>12</red>
         <green>104</green>
         <blue>73</blue>
        </color>
       </brush>
      </colorrole>
      <colorrole role="Window">
       <brush brushstyle="SolidPattern">
        <color alpha="255">
         <red>12</red>
         <green>104</green>
         <blue>73</blue>
        </color>
       </brush>
      </colorrole>
      <colorrole role="Shadow">
       <brush brushstyle="SolidPattern">
        <color alpha="255">
         <red>0</red>
         <green>0</green>
         <blue>0</blue>
        </color>
       </brush>
      </colorrole>
      <colorrole role="AlternateBase">
       <brush brushstyle="SolidPattern">
        <color alpha="255">
         <red>6</red>
         <green>52</green>
         <blue>36</blue>
        </color>
       </brush>
      </colorrole>
      <colorrole role="ToolTipBase">
       <brush brushstyle="SolidPattern">
        <color alpha="255">
         <red>255</red>
         <green>255</green>
         <blue>220</blue>
        </color>
       </brush>
      </colorrole>
      <colorrole role="ToolTipText">
       <brush brushstyle="SolidPattern">
        <color alpha="255">
         <red>0</red>
         <green>0</green>
         <blue>0</blue>
        </color>
       </brush>
      </colorrole>
      <colorrole role="PlaceholderText">
       <brush brushstyle="SolidPattern">
        <color alpha="128">
         <red>255</red>
         <green>255</green>
         <blue>255</blue>
        </color>
       </brush>
      </colorrole>
     </inactive>
     <disabled>
      <colorrole role="WindowText">
       <brush brushstyle="SolidPattern">
        <color alpha="255">
         <red>6</red>
         <green>52</green>
         <blue>36</blue>
        </color>
       </brush>
      </colorrole>
      <colorrole role="Button">
       <brush brushstyle="SolidPattern">
        <color alpha="255">
         <red>12</red>
         <green>104</green>
         <blue>73</blue>
        </color>
       </brush>
      </colorrole>
      <colorrole role="Light">
       <brush brushstyle="SolidPattern">
        <color alpha="255">
         <red>18</red>
         <green>156</green>
         <blue>109</blue>
        </color>
       </brush>
      </colorrole>
      <colorrole role="Midlight">
       <brush brushstyle="SolidPattern">
        <color alpha="255">
         <red>15</red>
         <green>130</green>
         <blue>91</blue>
        </color>
       </brush>
      </colorrole>
      <colorrole role="Dark">
       <brush brushstyle="SolidPattern">
        <color alpha="255">
         <red>6</red>
         <green>52</green>
         <blue>36</blue>
        </color>
       </brush>
      </colorrole>
      <colorrole role="Mid">
       <brush brushstyle="SolidPattern">
        <color alpha="255">
         <red>8</red>
         <green>69</green>
         <blue>48</blue>
        </color>
       </brush>
      </colorrole>
      <colorrole role="Text">
       <brush brushstyle="SolidPattern">
        <color alpha="255">
         <red>6</red>
         <green>52</green>
         <blue>36</blue>
        </color>
       </brush>
      </colorrole>
      <colorrole role="BrightText">
       <brush brushstyle="SolidPattern">
        <color alpha="255">
         <red>255</red>
         <green>255</green>
         <blue>255</blue>
        </color>
       </brush>
      </colorrole>
      <colorrole role="ButtonText">
       <brush brushstyle="SolidPattern">
        <color alpha="255">
         <red>6</red>
         <green>52</green>
         <blue>36</blue>
        </color>
       </brush>
      </colorrole>
      <colorrole role="Base">
       <brush brushstyle="SolidPattern">
        <color alpha="255">
         <red>12</red>
         <green>104</green>
         <blue>73</blue>
        </color>
       </brush>
      </colorrole>
      <colorrole role="Window">
       <brush brushstyle="SolidPattern">
        <color alpha="255">
         <red>12</red>
         <green>104</green>
         <blue>73</blue>
        </color>
       </brush>
      </colorrole>
      <colorrole role="Shadow">
       <brush brushstyle="SolidPattern">
        <color alpha="255">
         <red>0</red>
         <green>0</green>
         <blue>0</blue>
        </color>
       </brush>
      </colorrole>
      <colorrole role="AlternateBase">
       <brush brushstyle="SolidPattern">
        <color alpha="255">
         <red>12</red>
         <green>104</green>
         <blue>73</blue>
        </color>
       </brush>
      </colorrole>
      <colorrole role="ToolTipBase">
       <brush brushstyle="SolidPattern">
        <color alpha="255">
         <red>255</red>
         <green>255</green>
         <blue>220</blue>
        </color>
       </brush>
      </colorrole>
      <colorrole role="ToolTipText">
       <brush brushstyle="SolidPattern">
        <color alpha="255">
         <red>0</red>
         <green>0</green>
         <blue>0</blue>
        </color>
       </brush>
      </colorrole>
      <colorrole role="PlaceholderText">
       <brush brushstyle="SolidPattern">
        <color alpha="128">
         <red>255</red>
         <green>255</green>
         <blue>255</blue>
        </color>
       </brush>
      </colorrole>
     </disabled>
    </palette>
   </property>
   <property name="font">
    <font>
     <family>Arial</family>
     <pointsize>12</pointsize>
     <italic>true</italic>
    </font>
   </property>
   <property name="styleSheet">
    <string notr="true">background-color: rgb(12, 104, 73)</string>
   </property>
   <property name="text">
    <string>Seguir jugando</string>
   </property>
  </widget>
 </widget>
 <resources/>
 <connections/>
</ui>
